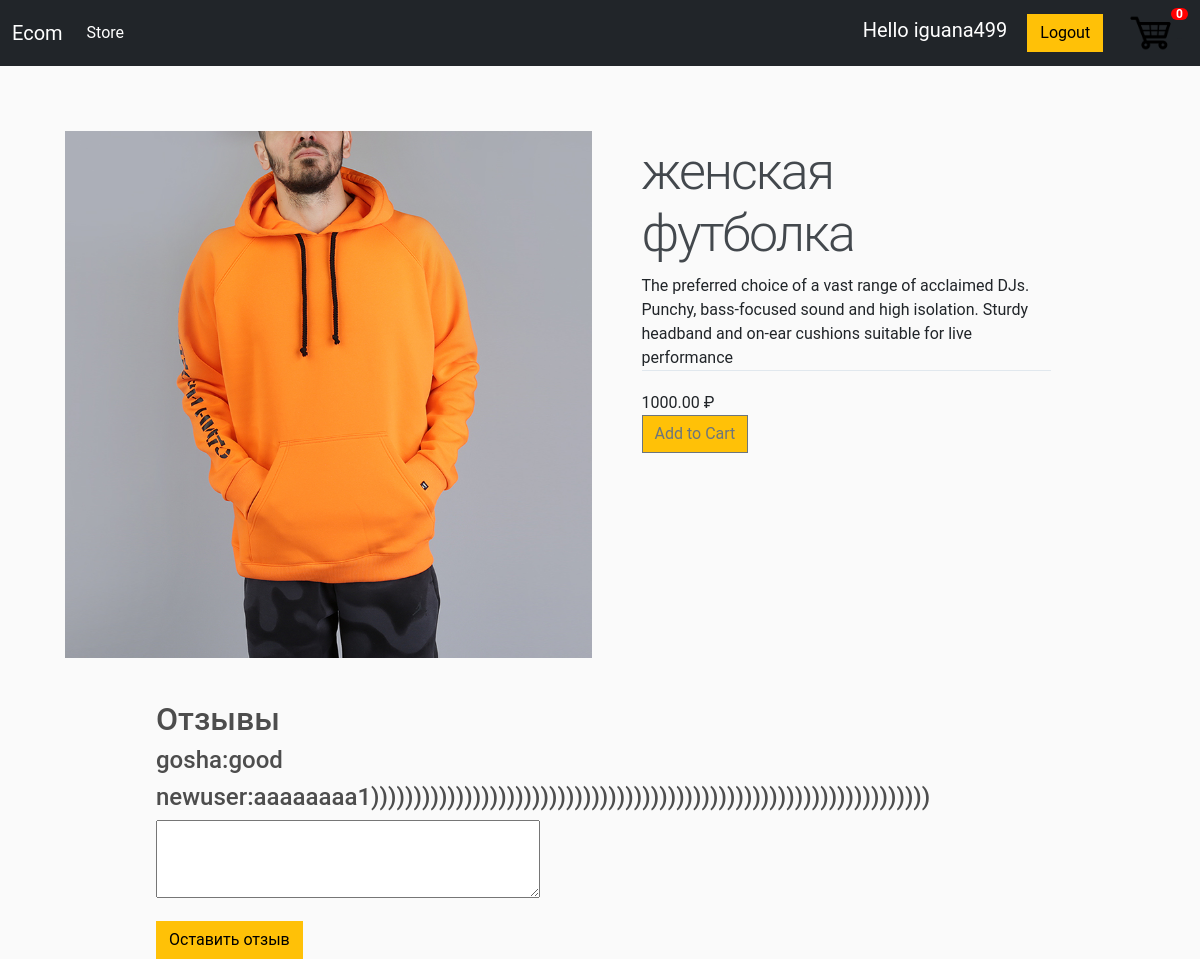
The app's page /1/ (signed in) with its own data.
### mainapp/models.py (models this page shows, shortened)
class Product(models.Model):
    name = models.CharField(max_length=200, null=True)
    price = models.DecimalField(max_digits=7, decimal_places=2)
    digital = models.BooleanField(default=False, null=True, blank=False)
    image = models.ImageField(null=True, blank=True)
    def imageURL(self):
        try:
            url = self.image.url
        except:
            url = ''
        return url

class Comment(models.Model):
    text = models.CharField(max_length=250, null=True)
    product = models.ForeignKey(Product, on_delete=models.SET_NULL, blank=True, null=True)
    customer = models.ForeignKey(Customer, on_delete=models.SET_NULL, blank=True, null=True)

class Customer(models.Model):
    user = models.OneToOneField(User, on_delete=models.CASCADE, null=True, blank=True)
    name = models.CharField(max_length=200, null=True)
    email = models.CharField(max_length=200, null=True)
    def __str__(self):
        return self.name

### mainapp/views.py (the view)
# urls.py: path('<int:product_id>/', views.product, name='product')
def product(request, product_id):
    try:
        product = Product.objects.get(id=product_id)
    except:
        raise Http404('продукт не найден')
    data = cartData(request)
    cartItems = data['cartItems']
    comments = Comment.objects.filter(product_id=product.id)[:20]
    context = {'product': product, 'cartItems': cartItems, 'comments': comments}
    return render(request, "mainapp/product.html", context)

### mainapp/models.py (called while the page is built)
    def get_cart_items(self):
        orderitems = self.orderitem_set.all()
        items = sum([item.quantity for item in orderitems])
        return items

### mainapp/utils.py (called while the page is built)
def cartData(request):
    if request.user.is_authenticated:
        customer = request.user.customer
        order, created = Order.objects.get_or_create(customer=customer, complete=False)
        cartItems = order.get_cart_items()
        items = order.orderitem_set.all()
    else:
        cookieData = cookieCart(request)
        cartItems = cookieData['cartItems']
        order = cookieData['order']
        items = cookieData['items']
    return {"cartItems": cartItems, "order": order, "items": items}

### mainapp/templates/mainapp/product.html
{% extends 'mainapp/index.html' %}
{% load static %}
{% block content%}
<link rel="stylesheet" type="text/css" href="{% static 'css/product.css' %}">
<img class="left-column" src="{{product.imageURL}}">
<div class="right-column">
    <div class="product-description">
    <h1>{{product.name}}</h1>
    The preferred choice of a vast range of acclaimed DJs. Punchy, bass-focused sound and high isolation. Sturdy headband and on-ear cushions suitable for live performance</div>
    <div class="product-price">{{product.price}} ₽</div> <a><button data-product = {{product.id}} data-action = "add" class="btn btn-warning btn-outline-secondary add-btn update-cart">Add to Cart</button></a>
</div>
<div class="comment">
    <h2>Отзывы</h2>
    {% for comment in comments%}
            <h4>{{comment.customer}}:{{comment.text}}</h4>
    {% endfor %}
    {% if user.is_authenticated %}
        <p><textarea name="comment" cols="40" rows="3"></textarea></p>
        <button class="btn btn-warning">Оставить отзыв</button>
    {% else %}
        <h4>Только зарегестрированные пользователи могут оставлять отзыв</h4>
    {% endif %}
</div>
{% endblock content%}

### mainapp/templates/mainapp/index.html (shortened to what this page needs)
<!DOCTYPE html>
<html lang="en">
{% load static %}
<head>
    <link href="https://cdn.jsdelivr.net/npm/bootstrap@5.1.0/dist/css/bootstrap.min.css" rel="stylesheet">
    <link rel="stylesheet" type="text/css" href="{% static 'css/index.css' %}">
</head>
<body>
    <nav class="navbar navbar-expand-lg navbar-dark bg-dark">
      <div class="container-fluid">
        <a class="navbar-brand" href="{% url 'store' %}">Ecom</a>
        <div class="collapse navbar-collapse" id="navbarSupportedContent">
          <ul class="navbar-nav me-auto mb-2 mb-lg-0">
            <li class="nav-item">
              <a class="nav-link active" aria-current="page" href="{% url 'store' %}">Store</a>
            </li>
          </ul>
           <div class="form-inline my-2 my-lg-0">
               {% if user.is_authenticated %}
               <a class="navbar-brand" href="">Hello {{user.username}}</a>
               <a href="{% url 'logout' %}" class="btn btn-warning">Logout</a>
               {% else %}
                <a href="{% url 'login' %}" class="btn btn-warning">Login</a>
                <a href="{% url 'register' %}" class="btn btn-warning">Register</a>
               {% endif %}
                <a href="{% url 'cart' %}" style="color:#212429;">
                    <img  id="cart-icon" src="{% static 'images/cart.png' %}">
                </a>
                <span class='badge badge-warning' id='lblCartCount'>{{cartItems}}</span>
	        </div>
        </div>
      </div>
    </nav>
    <div class="container">
        {% block content %}
        {% endblock content %}
    </div>
</body>
</html>

### static/css/index.css (style rules this page uses)
body { background-color: hsl(0, 0%, 98%); }
h1,h2,h3,h4,h5,h6 { color:hsl(0, 0%, 30%); }
.badge { padding-left: 9px; padding-right: 9px; -webkit-border-radius: 9px; -moz-border-radius: 9px; border-radius: 9px; }
#lblCartCount { font-size: 12px; background: #ff0000; color: #fff; padding: 0 5px; vertical-align: top; margin-left: -10px; }
#cart-icon { width:50px; height:50px; border:0; display: inline-block; margin-left: 20px; }
.btn { border-radius: 0; }

### static/css/product.css (style rules this page uses)
html, body { height: 100%; width: 100%; margin: 0; font-family: 'Roboto', sans-serif; }
.container { max-width: 1200px; margin: 0 auto; padding: 15px; display: flex; }
.left-column { width: 45%; position: relative; margin:50px; }
.right-column { width: 35%; margin-top: 60px; }
.product-description { border-bottom: 1px solid #E1E8EE; margin-bottom: 20px; }
.product-description h1 { font-weight: 300; font-size: 52px; color: #43484D; letter-spacing: -2px; }
.product-price { display: flex; align-items: center; }
.comment { position: absolute; top: 700px; left: 13%; }

### records on screen
Product: imageURL (picture), name "женская футболка", price "1000.00"
Comment: customer "gosha", text "good"
Comment: customer "newuser", text "aaaaaaaa1))))))))))))))))))))))))))))))))))))))))))))))))))))))))))))))))))"

### other values on screen
{{ user.username }} "iguana499"
{{ cartItems }} "0"
